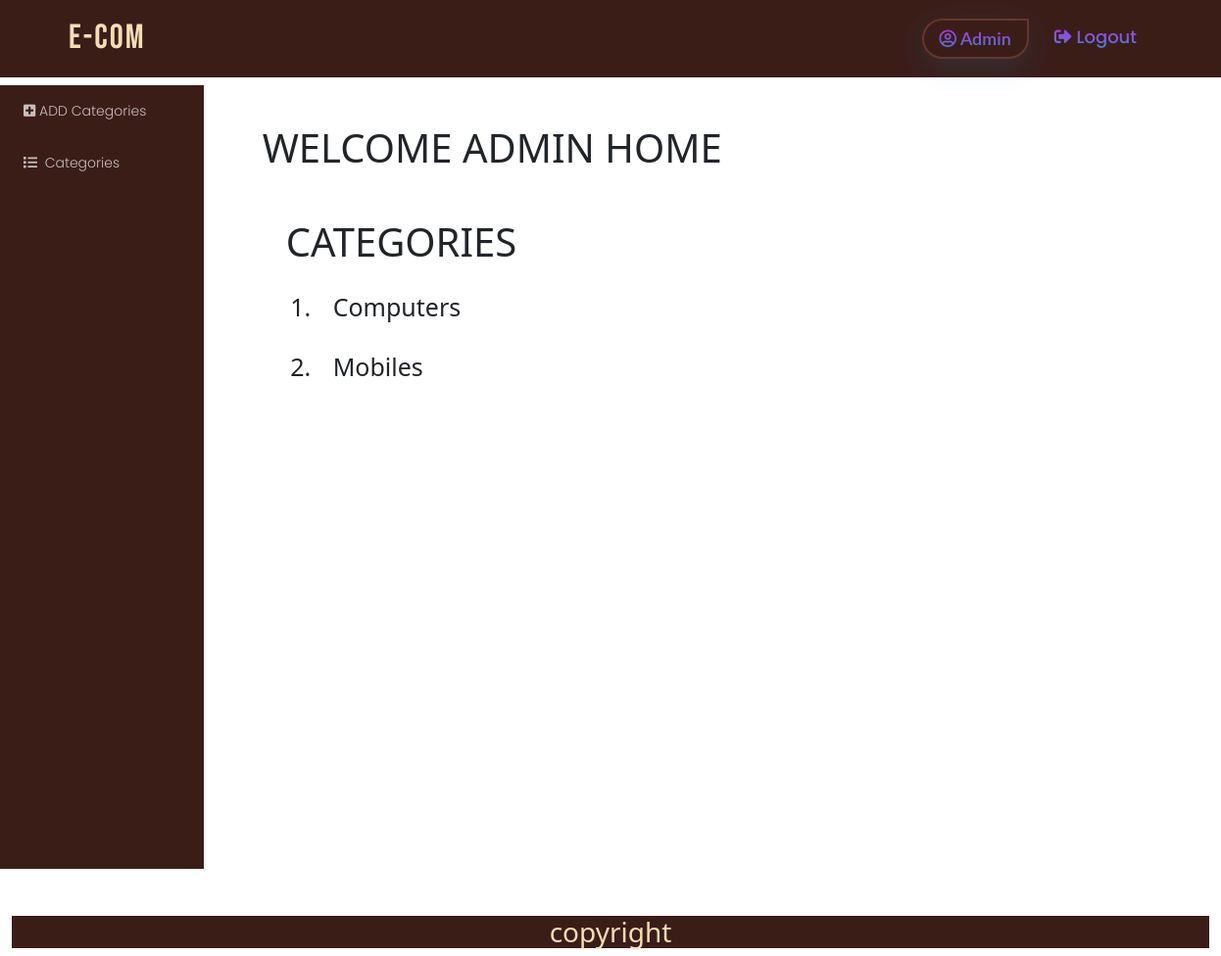
/admins/categorylist (signed in), run on the app's committed database.
### authapp/models.py (models this page shows)
class User(AbstractUser):
    is_seller = models.BooleanField(default=False)
    is_customer = models.BooleanField(default=False)

### admins/models.py (models this page shows, shortened)
class Category(models.Model):
    name = models.CharField(max_length=120, verbose_name='product Category')

### admins/views.py (the view)
# urls.py: path('categorylist', views.CategoryList.as_view(), name='listcategory')
@method_decorator(signin_required, name='dispatch')
class CategoryList(ListView):
    model = Category
    template_name = 'admins/category_list.html'
    context_object_name = 'categories'

### templates/admins/category_list.html
<!DOCTYPE html>
{%extends 'admins/adminhome.html'%}
{%load static%}
{% block body_block %}
<div class="container mt-5 ms-5">
    <h1> CATEGORIES</h1>
    <ol>
         {%for category in categories%}
        <li class="mt-4 ps-3 " style="font-size:25px">
            {{category.name}}
        </li>
        {%endfor%}
    </ol>
</div>
{%endblock%}

### templates/admins/adminhome.html (shortened to what this page needs)
<!DOCTYPE html>
{%load static%}
<html lang="en">
<head>
    <link href="https://cdn.jsdelivr.net/npm/bootstrap@5.1.1/dist/css/bootstrap.min.css" rel="stylesheet"
>
    <link rel="stylesheet" href="https://cdnjs.cloudflare.com/ajax/libs/font-awesome/5.15.0/css/all.min.css"
/>
    <link rel="stylesheet" href="https://cdnjs.cloudflare.com/ajax/libs/font-awesome/5.15.0/css/fontawesome.min.css"
/>
    <link rel="stylesheet" href="{%static 'css/styles.css'%}">
</head>
<body>
<nav class="navbar navbar-expand-lg navbarTransparent">
    <div class="container">
        <a class="navbar-brand" href="{%url 'home' %}">E-Com</a>
        <div class="collapse navbar-collapse" id="navbarSupportedContent">
            <ul class="navbar-nav ms-auto mb-2 mb-lg-0">
                <li class="nav-item">
                    <a class="nav-link active" href="#">
                        <i class="far  fa-user-circle icolor"></i>&nbsp;{{request.user}}
                    </a>
                </li>
                <li class="nav-item">
                    <a class="nav-link" href="{%url 'logout'%}"><i
                            class="fas fa-sign-out-alt icolor"></i>&nbsp;Logout</a>
                </li>
            </ul>
        </div>
    </div>
</nav>
<div class="container-fluid ">
    <div class="row">
        <div class="col-md-2 db-padd">
            <div class="dashbard-left">
                <div class="row">
                    <div class="col-md-12">
                        <div class="dashleft-2">
                            <ul class="list-group">
                                <li class="list-group-item "><a href="{%url 'addcategory'%}"><i class="fas fa-plus-square"></i>&nbsp;ADD
                                    Categories</a></li>
                                  <li class="list-group-item "><a href="{%url 'listcategory'%}"><i class="fas fa-list"></i>&nbsp;
                                    Categories</a></li>
                            </ul>
                        </div>
                    </div>
                </div>
            </div>
        </div>
        <div class="col-md-10">
            <h1 class="mt-5 ms-5">WELCOME ADMIN HOME</h1>
            {%block body_block%}
            {%endblock%}
        </div>
    </div>
    <div class="footer mt-5">
        <h3>copyright</h3>
    </div>
</div>
</body>
</html>

### static/css/styles.css (style rules this page uses)
.db-padd { padding: 0!important; }
.dashbard-left { width: 100%; position: relative; z-index: 1; top: 0; left: 0; overflow-x: hidden; }
.dashbard-left .dashleft-2 { background-color: rgb(59, 29, 24); border-radius: 0rem; margin-top: 0.5rem; height: 100vh; }
.dashleft-2 .list-group .list-group-item { font-family: "Poppins", sans-serif; font-weight: 300; font-size: 14px; background-color: transparent; border: none; margin: 8px; cursor: pointer; }
.dashleft-2 .list-group .list-group-item a { color:rgba(255, 255, 255, 0.712); text-decoration: none; }
body { background-image: url(""); background-repeat: no-repeat; background-attachment: fixed; }
.navbarTransparent { background-color: rgb(59, 29, 24); }
.navbar .navbar-brand { font-family: "Bebas Neue", cursive; color: wheat; font-size: 35px; font-weight: 100; letter-spacing: 2px; padding: 5px; }
.navbar .navbar-nav .nav-item { opacity: 0.9; margin: 5px; }
.navbar .navbar-nav .nav-item .nav-link.active { border-top-left-radius: 7rem; border-bottom-left-radius: 7rem; border-bottom-right-radius: 7rem; box-shadow: 0 8px 32px 0 rgba(18, 174, 232, 0.17); font-size: 18px; font-weight: 600; font-family: "Lato", sans-serif; padding: 5px 16px; background: -webkit-linear-gradient(rgb(247, 19, 255), rgb(18, 174, 232)); -webkit-background-clip: text; background-clip: text; -webkit-text-fill-color: transparent; border-width: 2px; border-style: solid; border-color: rgb(107, 57, 49); }
.navbar .navbar-nav .nav-item .nav-link { text-transform: capitalize; font-size: 18px; font-weight: 500; font-family: "Poppins", sans-serif; padding: 5px 16px; background: -webkit-linear-gradient(rgb(247, 19, 255), rgb(18, 174, 232)); -webkit-background-clip: text; background-clip: text; -webkit-text-fill-color: transparent; }
.footer { background-color : rgb(59, 29, 24); text-align : center; color: wheat; width:100%; }

### data on the page
User: user "Admin"
Category: name "Computers"
Category: name "Mobiles"
